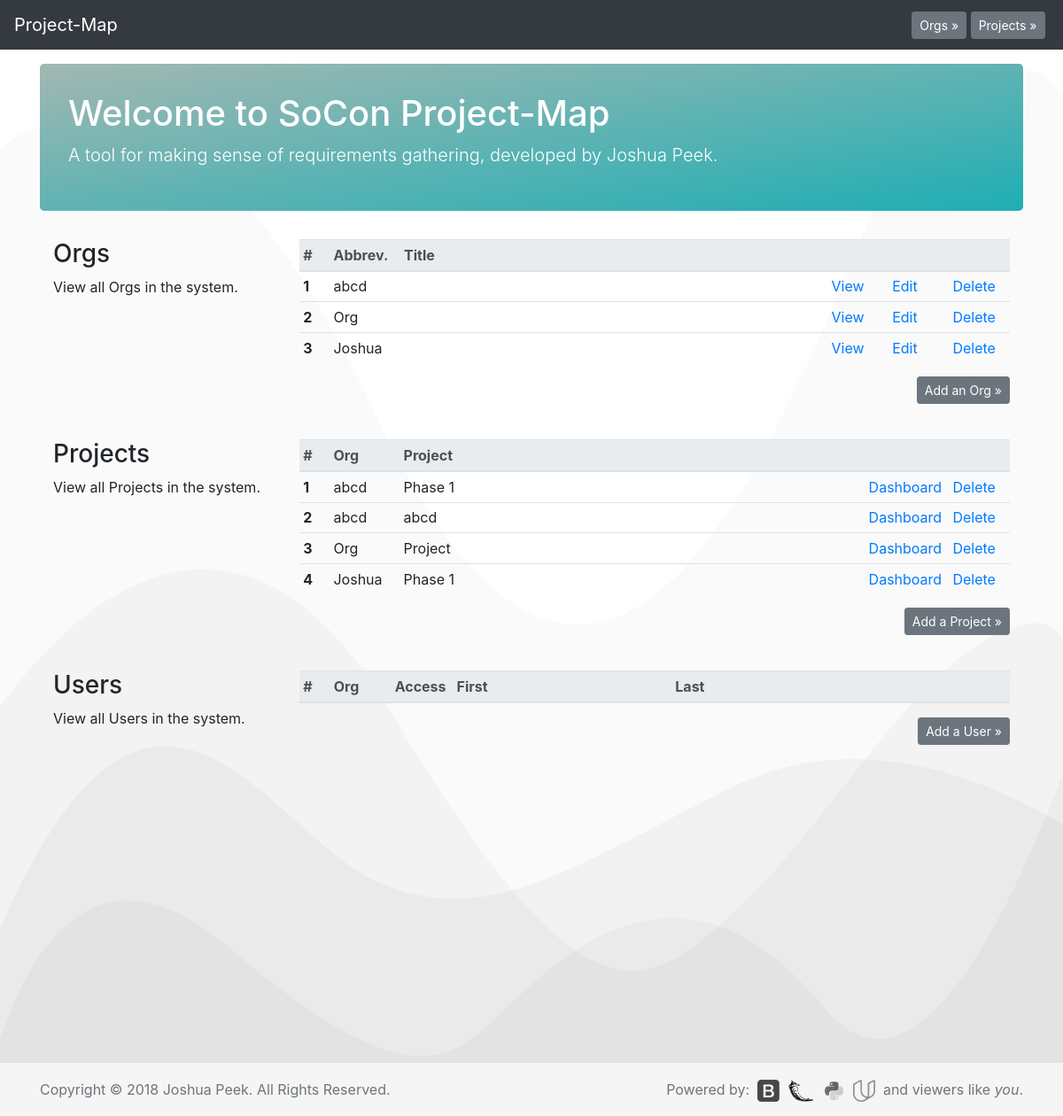
The page / on the database its author committed.
### database_setup.py (models this page shows, shortened)
class Org(Base):
    __tablename__ = 'org'
    id = Column(Integer, primary_key=True)
    title = Column(String(250), nullable=False)
    description = Column(String(500))

class Project(Base):
    __tablename__ = 'project'
    id = Column(Integer, primary_key=True)
    title = Column(String(250), nullable=False)
    description = Column(String(500))
    org_id = Column(Integer, ForeignKey('org.id'))
    org = relationship(Org)

### app.py (the view)
@app.route('/')
def mainPage():
    allorgs = session.query(Org).all()
    allprojects = session.query(Project).all()
    userOrgs = session.query(userOrg).all()
    return render_template('main.html', allorgs=allorgs,
                            allprojects=allprojects,
                            userOrgs=userOrgs)

### templates/main.html (shortened to what this page needs)
<!doctype html>
<html lang="en">
  {% include "header.html" %}
  <body>
  {% include "menu.html" %}
    <main role="main" class="container">
      <div class="jumbotron">
        <h1>Welcome to SoCon Project-Map</h1>
        <p class="lead">A tool for making sense of requirements gathering,
          developed by Joshua Peek.</p>
      </div>
      <div class="container">
        <div class="row mb-4">
          <div class="col-md-3">
            <h3>Orgs</h3>
              <p>View all Orgs in the system.</p>
          </div>
          <div class="col-md-9">
              <table class="table table-responsive table-sm table-hover" width="100%">
                <thead class="thead-light">
                  <tr>
                    <th scope="col" width="35px">#</th>
                    <th scope="col" width="80px">Abbrev.</th>
                    <th scope="col" width="508px">Title</th>
                    <th scope="col" width="70px"></th>
                    <th scope="col" width="70px"></th>
                    <th scope="col" width="70px"></th>
                  </tr>
                </thead>
                <tbody>
                  {% for i in allorgs %}
                  <tr>
                    <th scope="row">{{loop.index}}</th>
                    <td>{{i.title}}</td>
                    <td></td>
                    <td><a href='{{url_for('orgPage', org_id = i.id)}}'>View</a></td>
                    <td><a href='{{url_for('editOrg', org_id = i.id)}}'>Edit</a></td>
                    <td><a href='{{url_for('delOrg', org_id = i.id)}}'>Delete</a></td>
                  </tr>
                  {% endfor %}
                </tbody>
              </table>
            <span style="float:right;">
              <p><button type="button" class="btn btn-secondary btn-sm" data-toggle="modal" data-target="#add-org">Add an Org &raquo;</button></p>
            </span>
          </div>
        </div>
        {% if allorgs is defined %}
        <div class="row mb-4">
          <div class="col-md-3">
            <h3>Projects</h3>
            View all Projects in the system.
          </div>
          <div class="col-md-9">
              <table class="table table-responsive table-sm table-hover" width="100%">
                <thead class="thead-light">
                  <tr>
                    <th scope="col" width="35px">#</th>
                    <th scope="col" width="80px">Org</th>
                    <th scope="col" width="553px">Project</th>
                    <th scope="col" width="95px"></th>
                    <th scope="col" width="70px"></th>
                  </tr>
                </thead>
                <tbody>
                  {% for i in allprojects %}
                  <tr>
                    <th scope="row">{{loop.index}}</th>
                    <td>{{i.org.title}}</td>
                    <td>{{i.title}}</td>
                    <td><a href='{{url_for('projectPage', org_id = i.org.id,  project_id = i.id)}}'>Dashboard</a></td>
                    <td><a href='{{url_for('delProject', org_id = i.org.id,  project_id = i.id)}}'>Delete</a></td>
                  </tr>
                  {% endfor %}
                </tbody>
              </table>
            <span style="float:right;">
              <p><button type="button" class="btn btn-secondary btn-sm" data-toggle="modal" data-target="#add-project">Add a Project &raquo;</button></p>
            </span>
          </div>
        </div>
        {% endif %}
        {% if allprojects is defined %}
        <div class="row mb-4">
          <div class="col-md-3">
            <h3>Users</h3>
              <p>View all Users in the system.</p>
          </div>
          <div class="col-md-9">
              <table class="table table-responsive table-sm table-hover" width="100%">
                <thead class="thead-light">
                  <tr>
                    <th scope="col" width="35px">#</th>
                    <th scope="col" width="70px">Org</th>
                    <th scope="col" width="70px">Access</th>
                    <th scope="col" width="254px">First</th>
                    <th scope="col" width="254px">Last</th>
                    <th scope="col" width="70px"></th>
                    <th scope="col" width="70px"></th>
                  </tr>
                </thead>
              </table>
            <span style="float:right;">
              <p><button type="button" class="btn btn-secondary btn-sm" data-toggle="modal" data-target="#add-user">Add a User &raquo;</button></p>
            </span>
          </div>
        </div>
        {% endif %}
      </div>
    </main>
  {% include "footer.html" %}
  </body>
</html>

### rows shown on the page
Org: title "abcd"
Org: title "Org"
Org: title "Joshua"
Project: org "abcd", title "Phase 1"
Project: org "abcd", title "abcd"
Project: org "Org", title "Project"
Project: org "Joshua", title "Phase 1"
